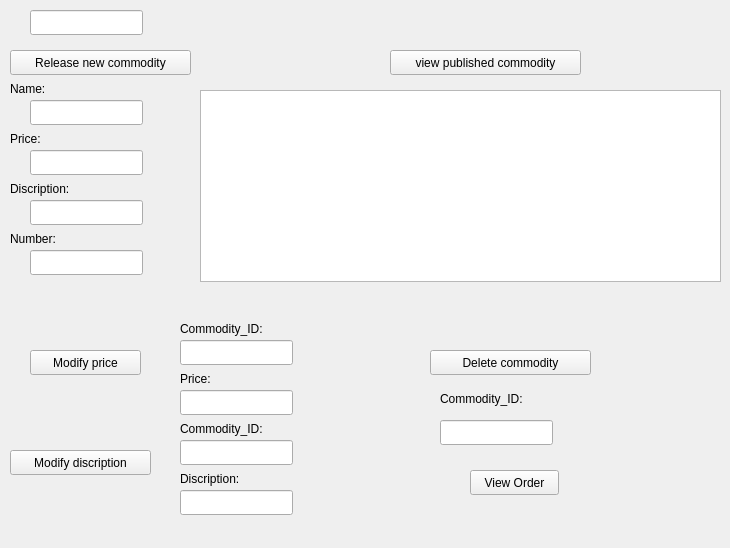
<?xml version="1.0" encoding="UTF-8"?>
<ui version="4.0">
 <class>SellerWidget</class>
 <widget class="QWidget" name="SellerWidget">
  <property name="geometry">
   <rect>
    <x>0</x>
    <y>0</y>
    <width>730</width>
    <height>548</height>
   </rect>
  </property>
  <property name="windowTitle">
   <string>Form</string>
  </property>
  <widget class="QLineEdit" name="sellerEdit">
   <property name="geometry">
    <rect>
     <x>30</x>
     <y>10</y>
     <width>113</width>
     <height>25</height>
    </rect>
   </property>
   <property name="readOnly">
    <bool>true</bool>
   </property>
  </widget>
  <widget class="QPushButton" name="pushButton">
   <property name="geometry">
    <rect>
     <x>10</x>
     <y>50</y>
     <width>181</width>
     <height>25</height>
    </rect>
   </property>
   <property name="text">
    <string>Release new commodity</string>
   </property>
  </widget>
  <widget class="QPushButton" name="pushButton_2">
   <property name="geometry">
    <rect>
     <x>390</x>
     <y>50</y>
     <width>191</width>
     <height>25</height>
    </rect>
   </property>
   <property name="text">
    <string>view published commodity</string>
   </property>
  </widget>
  <widget class="QPushButton" name="pushButton_3">
   <property name="geometry">
    <rect>
     <x>30</x>
     <y>350</y>
     <width>111</width>
     <height>25</height>
    </rect>
   </property>
   <property name="text">
    <string>Modify price</string>
   </property>
  </widget>
  <widget class="QPushButton" name="pushButton_4">
   <property name="geometry">
    <rect>
     <x>10</x>
     <y>450</y>
     <width>141</width>
     <height>25</height>
    </rect>
   </property>
   <property name="text">
    <string>Modify discription</string>
   </property>
  </widget>
  <widget class="QPushButton" name="pushButton_5">
   <property name="geometry">
    <rect>
     <x>430</x>
     <y>350</y>
     <width>161</width>
     <height>25</height>
    </rect>
   </property>
   <property name="text">
    <string>Delete commodity</string>
   </property>
  </widget>
  <widget class="QLineEdit" name="lineEdit">
   <property name="geometry">
    <rect>
     <x>30</x>
     <y>100</y>
     <width>113</width>
     <height>25</height>
    </rect>
   </property>
  </widget>
  <widget class="QLineEdit" name="lineEdit_2">
   <property name="geometry">
    <rect>
     <x>30</x>
     <y>150</y>
     <width>113</width>
     <height>25</height>
    </rect>
   </property>
  </widget>
  <widget class="QLineEdit" name="lineEdit_3">
   <property name="geometry">
    <rect>
     <x>30</x>
     <y>200</y>
     <width>113</width>
     <height>25</height>
    </rect>
   </property>
  </widget>
  <widget class="QLineEdit" name="lineEdit_4">
   <property name="geometry">
    <rect>
     <x>30</x>
     <y>250</y>
     <width>113</width>
     <height>25</height>
    </rect>
   </property>
  </widget>
  <widget class="QLabel" name="label">
   <property name="geometry">
    <rect>
     <x>10</x>
     <y>80</y>
     <width>67</width>
     <height>17</height>
    </rect>
   </property>
   <property name="text">
    <string>Name:</string>
   </property>
  </widget>
  <widget class="QLabel" name="label_2">
   <property name="geometry">
    <rect>
     <x>10</x>
     <y>130</y>
     <width>67</width>
     <height>17</height>
    </rect>
   </property>
   <property name="text">
    <string>Price:</string>
   </property>
  </widget>
  <widget class="QLabel" name="label_3">
   <property name="geometry">
    <rect>
     <x>10</x>
     <y>180</y>
     <width>81</width>
     <height>17</height>
    </rect>
   </property>
   <property name="text">
    <string>Discription:</string>
   </property>
  </widget>
  <widget class="QLabel" name="label_4">
   <property name="geometry">
    <rect>
     <x>10</x>
     <y>230</y>
     <width>67</width>
     <height>17</height>
    </rect>
   </property>
   <property name="text">
    <string>Number:</string>
   </property>
  </widget>
  <widget class="QTableView" name="tableView">
   <property name="geometry">
    <rect>
     <x>200</x>
     <y>90</y>
     <width>521</width>
     <height>192</height>
    </rect>
   </property>
  </widget>
  <widget class="QLineEdit" name="idEdit_2">
   <property name="geometry">
    <rect>
     <x>180</x>
     <y>340</y>
     <width>113</width>
     <height>25</height>
    </rect>
   </property>
  </widget>
  <widget class="QLineEdit" name="priceEdit_2">
   <property name="geometry">
    <rect>
     <x>180</x>
     <y>390</y>
     <width>113</width>
     <height>25</height>
    </rect>
   </property>
  </widget>
  <widget class="QLineEdit" name="idEdit_3">
   <property name="geometry">
    <rect>
     <x>180</x>
     <y>440</y>
     <width>113</width>
     <height>25</height>
    </rect>
   </property>
  </widget>
  <widget class="QLineEdit" name="disEdit_3">
   <property name="geometry">
    <rect>
     <x>180</x>
     <y>490</y>
     <width>113</width>
     <height>25</height>
    </rect>
   </property>
  </widget>
  <widget class="QLineEdit" name="idEdit_4">
   <property name="geometry">
    <rect>
     <x>440</x>
     <y>420</y>
     <width>113</width>
     <height>25</height>
    </rect>
   </property>
  </widget>
  <widget class="QPushButton" name="pushButton_6">
   <property name="geometry">
    <rect>
     <x>470</x>
     <y>470</y>
     <width>89</width>
     <height>25</height>
    </rect>
   </property>
   <property name="text">
    <string>View Order</string>
   </property>
  </widget>
  <widget class="QLabel" name="label_5">
   <property name="geometry">
    <rect>
     <x>180</x>
     <y>320</y>
     <width>111</width>
     <height>17</height>
    </rect>
   </property>
   <property name="text">
    <string>Commodity_ID:</string>
   </property>
  </widget>
  <widget class="QLabel" name="label_6">
   <property name="geometry">
    <rect>
     <x>180</x>
     <y>370</y>
     <width>67</width>
     <height>17</height>
    </rect>
   </property>
   <property name="text">
    <string>Price:</string>
   </property>
  </widget>
  <widget class="QLabel" name="label_7">
   <property name="geometry">
    <rect>
     <x>180</x>
     <y>420</y>
     <width>111</width>
     <height>17</height>
    </rect>
   </property>
   <property name="text">
    <string>Commodity_ID:</string>
   </property>
  </widget>
  <widget class="QLabel" name="label_8">
   <property name="geometry">
    <rect>
     <x>180</x>
     <y>470</y>
     <width>101</width>
     <height>17</height>
    </rect>
   </property>
   <property name="text">
    <string>Discription:</string>
   </property>
  </widget>
  <widget class="QLabel" name="label_9">
   <property name="geometry">
    <rect>
     <x>440</x>
     <y>390</y>
     <width>131</width>
     <height>17</height>
    </rect>
   </property>
   <property name="text">
    <string>Commodity_ID:</string>
   </property>
  </widget>
 </widget>
 <resources/>
 <connections/>
</ui>
